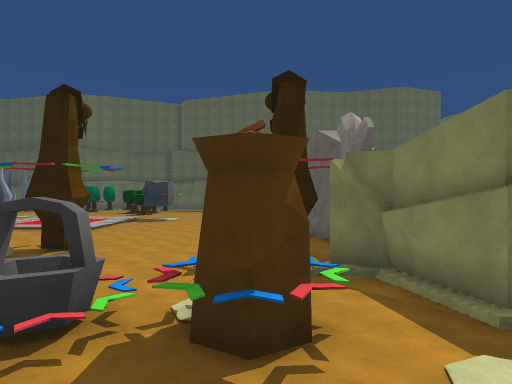
View 1 (above)

24 first-person views from a walk through a 3-D level made in the Unity game engine. The camera is 1.2 m above the floor, looks level and sees 75° across. The floor is counted in squares, 2 m on a side. Each view is taken from the middle of a square. On the plan, view 1 faces up. The plan holds only what a view shows up to about 10 squares ahead; the rest is blank. The place goes on beyond the plan. The player is left out. Surface patterns are stand-ins for the level's own textures.

View 2
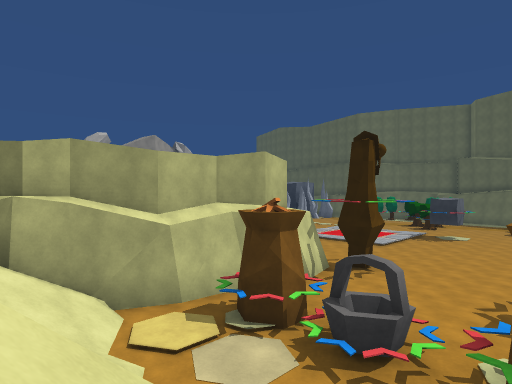

View 3
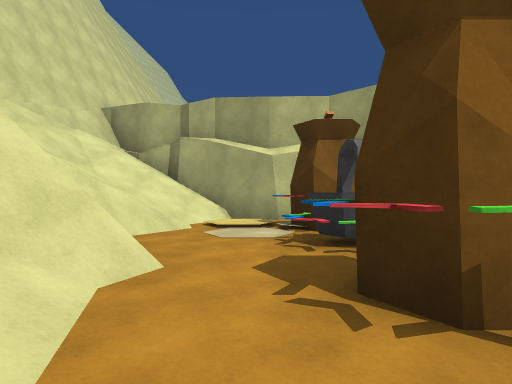

View 4
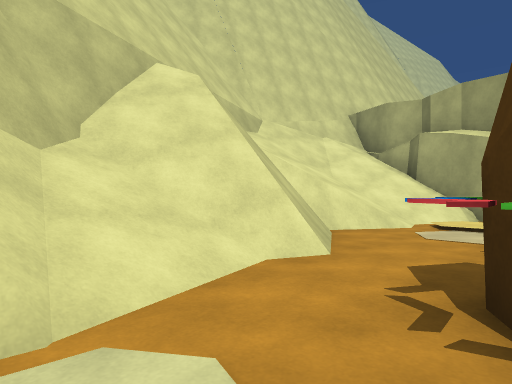

View 5
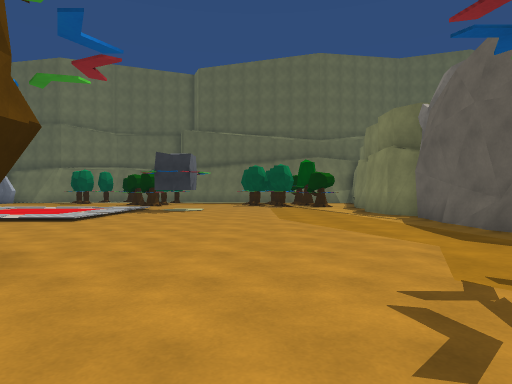

View 6
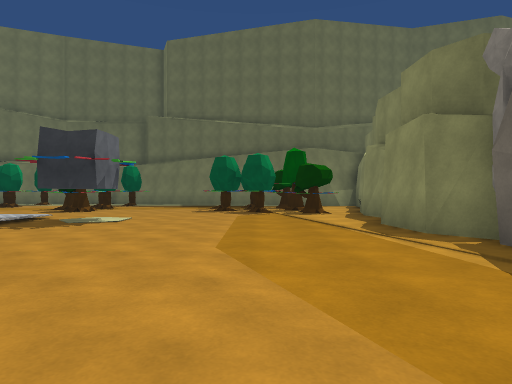

View 7
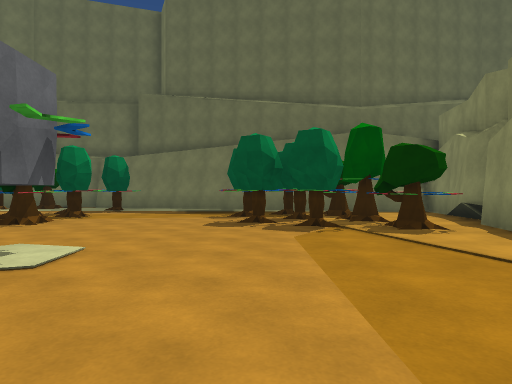

View 8
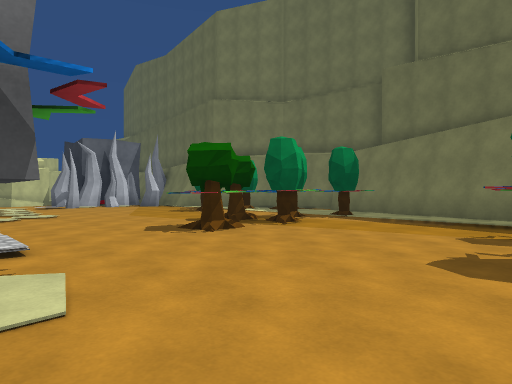

View 9
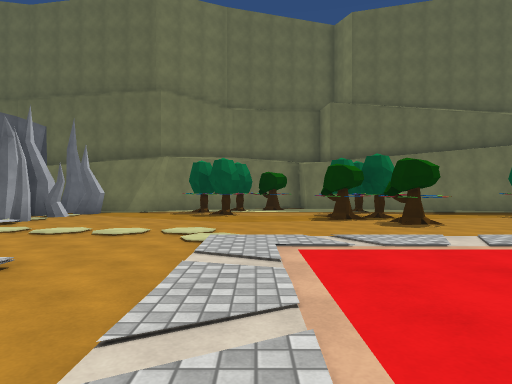

View 10
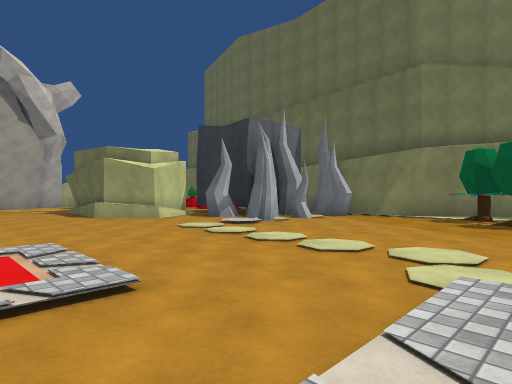

View 11
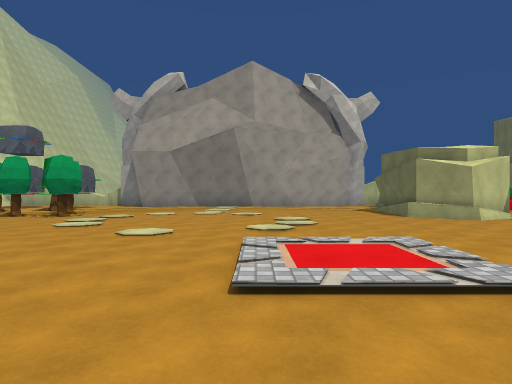

View 12
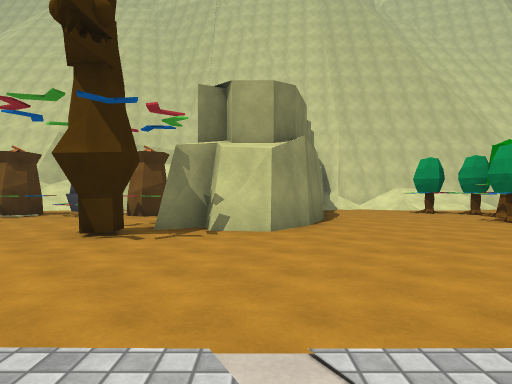

View 13
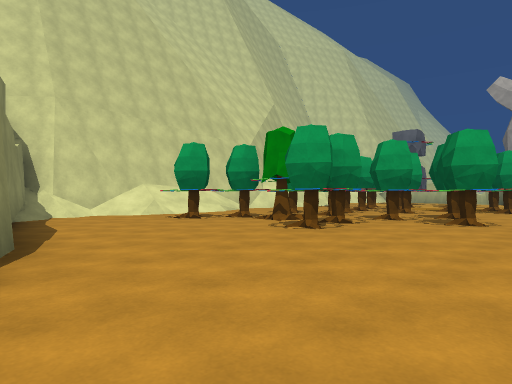

View 14
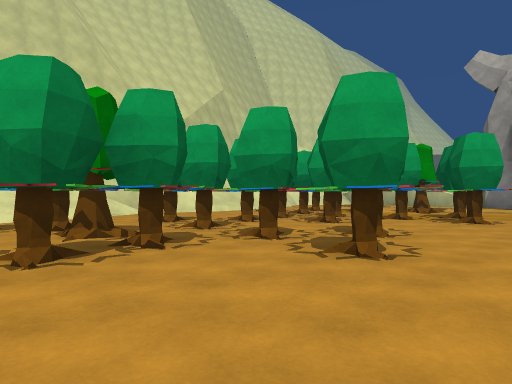

View 15
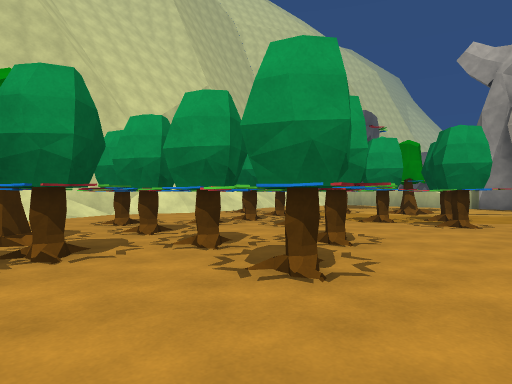

View 16
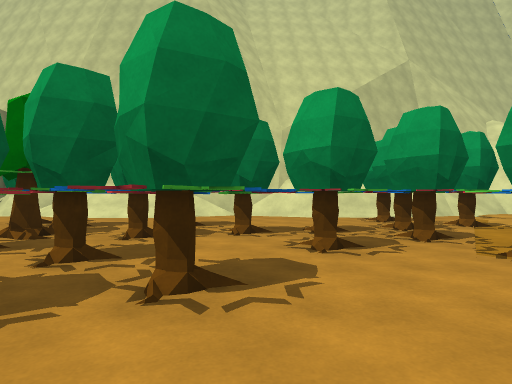

View 17
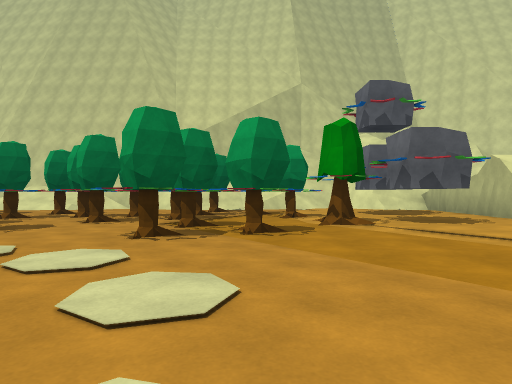

View 18
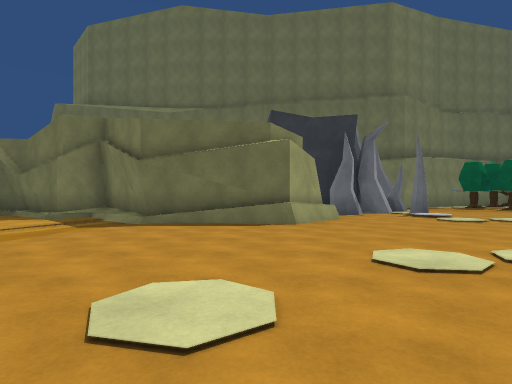

View 19
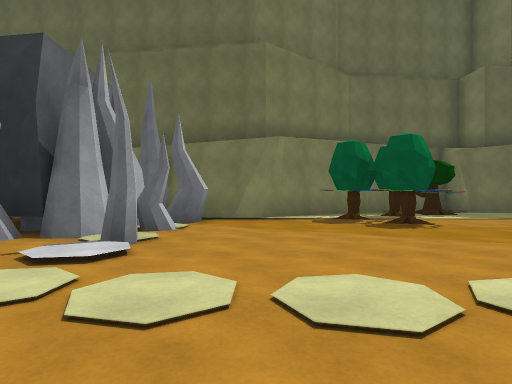

View 20
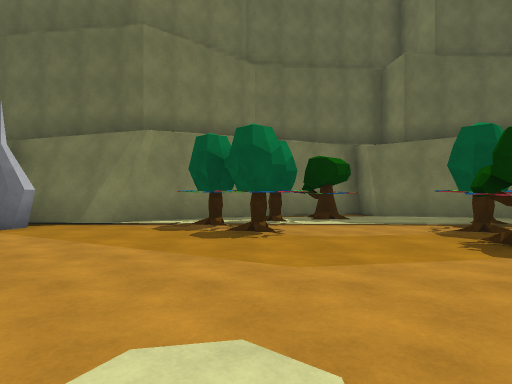

View 21
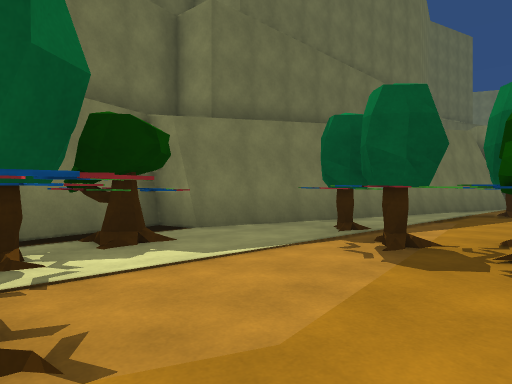

View 22
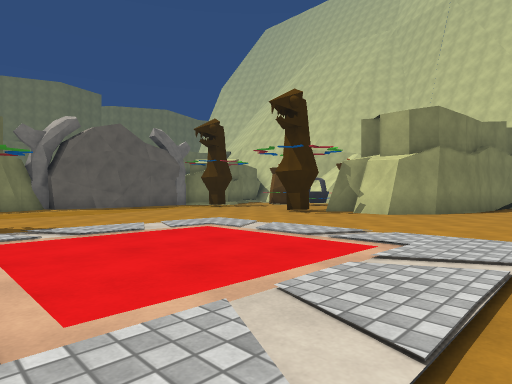

View 23
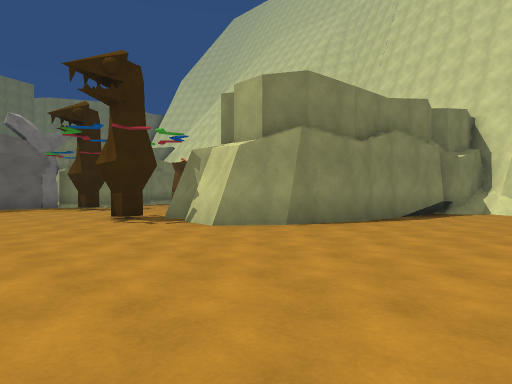

View 24
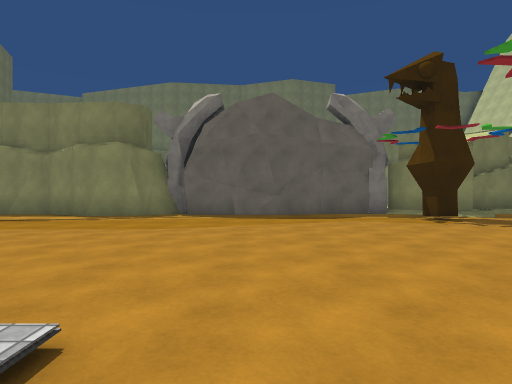

### Floor plan
Key: @ floor where view 1 was taken; # wall or solid block; . main floor; : floor 0.25 m higher than the main floor; / step, stairs or slope; = window, fence, low wall or low ledge; v drop or lower ground; T thing the floor can be seen under or through; O other object.
Columns run from 24 left of view 1 to 3 right of it. Each row starts with its distance up from view 1.
 27             #######
 26            ##vvv#######
 25       ########OO..T####
 24         O####O##.TT../###
 23         OO..#O...TT....###
 22        #O....#..TTT...#OO
 21       OOO.......OO#...OOO #
 20      #O/O........O#...O OO#
 19 ###  #=.:........OO...#OOO#
 18 ..####...................##
 17 ..........................#
 16 ..............:::::OO.....#
 15  .........///.:::::.......#
 14  .........  /.:::::.......#
 13   ........///.:::::.......#
 12    .........../////.......#
 11   ........................#
 10  .........................#
  9 ..........................#
  8 ....##...#.........OO.....#
  7 ...OO#.TOO.......##......O#
  6 .OO##TTTTTTO....####.....##
  5 OOO..#OTTTO#....# # ......##
  4 ..O.##OOTTOO....### O.O.O..#
  3 O.#OOO .OTT##..## #OOOOOOO..
  2 ... ##.....#O..#  #::......
  1  ..///...////..####//..=///
  0 ./=////##////#####////#=@//
 -1 =/      #   ######////#///
 -2                 #/////
 -3                    //

Positions as (right, up) in squares from view 1, and headings:
1: (0, 0), facing up
2: (0, -1), facing up-left
3: (2, 2), facing left
4: (2, 3), facing down-left
5: (-2, 5), facing up
6: (-1, 9), facing up
7: (-2, 13), facing up
8: (-2, 16), facing up-left
9: (-10, 12), facing up
10: (-10, 14), facing up-left
11: (-10, 13), facing left
12: (-7, 13), facing down
13: (-8, 9), facing down-left
14: (-12, 9), facing down-left
15: (-13, 9), facing down-left
16: (-17, 9), facing down
17: (-21, 12), facing down
18: (-20, 11), facing up
19: (-14, 16), facing up
20: (-11, 17), facing up
21: (-11, 21), facing up-right
22: (-11, 16), facing down-right
23: (-12, 11), facing down-right
24: (-7, 11), facing right
